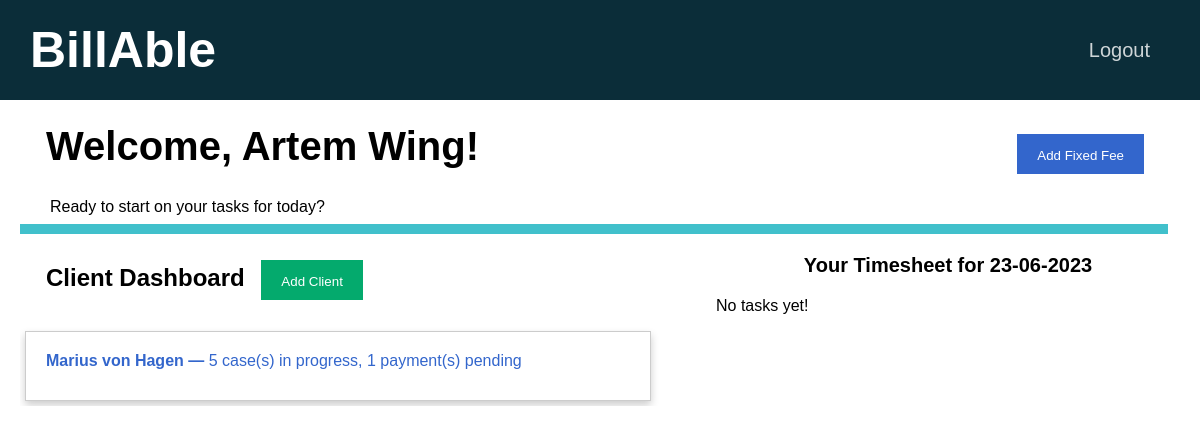
The page /home (signed in) on the database its author committed.
### tables this page shows
CREATE TABLE users (id INTEGER PRIMARY KEY AUTOINCREMENT NOT NULL, name TEXT NOT NULL, email TEXT NOT NULL, hash BLOB NOT NULL, firm INTEGER NOT NULL DEFAULT 1);

CREATE TABLE clients(id INTEGER PRIMARY KEY AUTOINCREMENT NOT NULL, name TEXT NOT NULL, email TEXT NOT NULL, in_progress INTEGER NOT NULL DEFAULT 0, payment_pending INTEGER NOT NULL DEFAULT 0, payment_received INTEGER NOT NULL DEFAULT 0, firm INTEGER NOT NULL DEFAULT 1);

### app.py (the view, shortened to what this page needs)
@app.route("/home", methods=["GET", "POST"])
@login_required
def home():
    id = session["user_id"]
    connection = sqlite3.connect("database.db")
    connection.row_factory = sqlite3.Row
    cursor = connection.cursor()
    user = cursor.execute("SELECT name FROM users WHERE id = ?", [id]).fetchone()
    name = user["name"]
    clients = []
    rows = cursor.execute("SELECT * FROM users_clients WHERE user_id = ?", [id]).fetchall()
    tasks = cursor.execute("SELECT * FROM users_clients WHERE user_id = ?", [id]).fetchall()
    for row in rows:
        client_id = row["client_id"]
        client_info = cursor.execute("SELECT * FROM clients WHERE id = ?", [client_id]).fetchone()
        client = {}
        client["name"] = client_info["name"]
        client["id"] = client_info["id"]
        client["in_progress"] = client_info["in_progress"]
        client["payment_pending"] = client_info["payment_pending"]
        client["payment_received"] = client_info["payment_received"]
        clients.append(client)
    today = datetime.datetime.now().strftime("%d-%m-%Y")
    tasks = []
    t_rows = cursor.execute("SELECT * FROM tasks WHERE user_id = ? AND datetime = ?", [id, today]).fetchall()
    connection.close()
    return render_template("home.html", name=name, clients=clients, tasks=tasks, date=today)

### helpers.py (called while the page is built)
def login_required(f):
    @wraps(f)
    def decorated_function(*args, **kwargs):
        if session.get("user_id") is None:
            return redirect("/login")
        return f(*args, **kwargs)
    return decorated_function

### templates/home.html (shortened to what this page needs)
{% extends "layout.html" %}
{% block main %}
    <div class="container page-header">
        <b> Welcome, {{ name }}! </b>
        <span style="float: right;">
            <button type="button" class="option-button primarybtn" id="newFixedFeeModalOpen">
                Add Fixed Fee
            </button>
        </span>
    </div>
    <p class="tagline">Ready to start on your tasks for today?</p>
    <hr class="tab-bar">
    <div>
        <div class="dashboard">
            <h2 class="container">
                Client Dashboard
                <span>
                    <button type="button" class="option-button successbtn" id="addClientModalOpen">
                        Add Client
                    </button>
                </span>
            </h2>
            {% if clients %}
                {% for client in clients %}
                <a href="{{ url_for('client', id=client['id']) }}" class="stretched-link">
                    <div class="card">
                        <b>{{ client["name"] }} &mdash;</b>
                        {{ client["in_progress"] }} case(s) in progress,
                        {{ client["payment_pending"] }} payment(s) pending
                    </div>
                </a>
                {% endfor %}
            {% else %}
                You have not been assigned to any clients yet!
            {% endif %}
        </div>
        <div class="personal-timesheet">
            <p class="table-title">
                <b>Your Timesheet for {{ date }}</b>
            </p>
            {% if tasks %}
                <table class="table timesheet-table">
                    <thead>
                        <tr>
                            <th scope="col">Client</th>
                            <th scope="col">Description</th>
                            <th scope="col">Hours</th>
                        </tr>
                    </thead>
                    <tbody>
                        {% for task in tasks %}
                            <tr>
                                <td>{{ task["client"] }}</td>
                                <td>{{ task["description"] }}</td>
                                <td>{{ task["duration"] }}</td>
                            </tr>
                        {% endfor %}
                    </tbody>
                </table>
            {% else %}
                No tasks yet!
            {% endif %}
        </div>
    </div>
{% endblock %}

### static/styles.css (style rules this page uses)
body { font-family: Arial, Helvetica, sans-serif; margin: 0; overflow-x: hidden; }
button { border: none; }
a { color: #3366cc; text-decoration: none }
.page-header { font-size: 40px; line-height: 40px; }
.tagline { margin-left: 30px; height: 10px; }
.table-title { font-size: 20px; text-align: center; }
.option-button { color: white; padding: 14px 20px; height: 40px; margin-left: 10px; margin-right: 10px; cursor: pointer; }
.tab-bar { background-color: #41c0cb; height: 10px; border: none; width: 99%; margin: 0; padding: 0; }
.dashboard { float: left; height: 60%; width: 60%; overflow-y: auto; }
.personal-timesheet { float: left; width: 40%; }
.card { width: 90%; height: 70px; padding: 20px; margin: 5px; display: inline-block; align-items: center; border: 1px solid #ccc; box-sizing: border-box; box-shadow: 0 4px 8px 0 rgba(0,0,0,0.2); transition: 0.3s; }
.stretched-link { height: 100%; }
.successbtn { background-color: #04AA6D; }
.primarybtn { background-color: #3366cc; }
.container { margin: 10px; padding: 16px; align-items: center; }

### rows shown on the page
users: name "Artem Wing"
clients: name "Marius von Hagen", in_progress "5", payment_pending "1"
